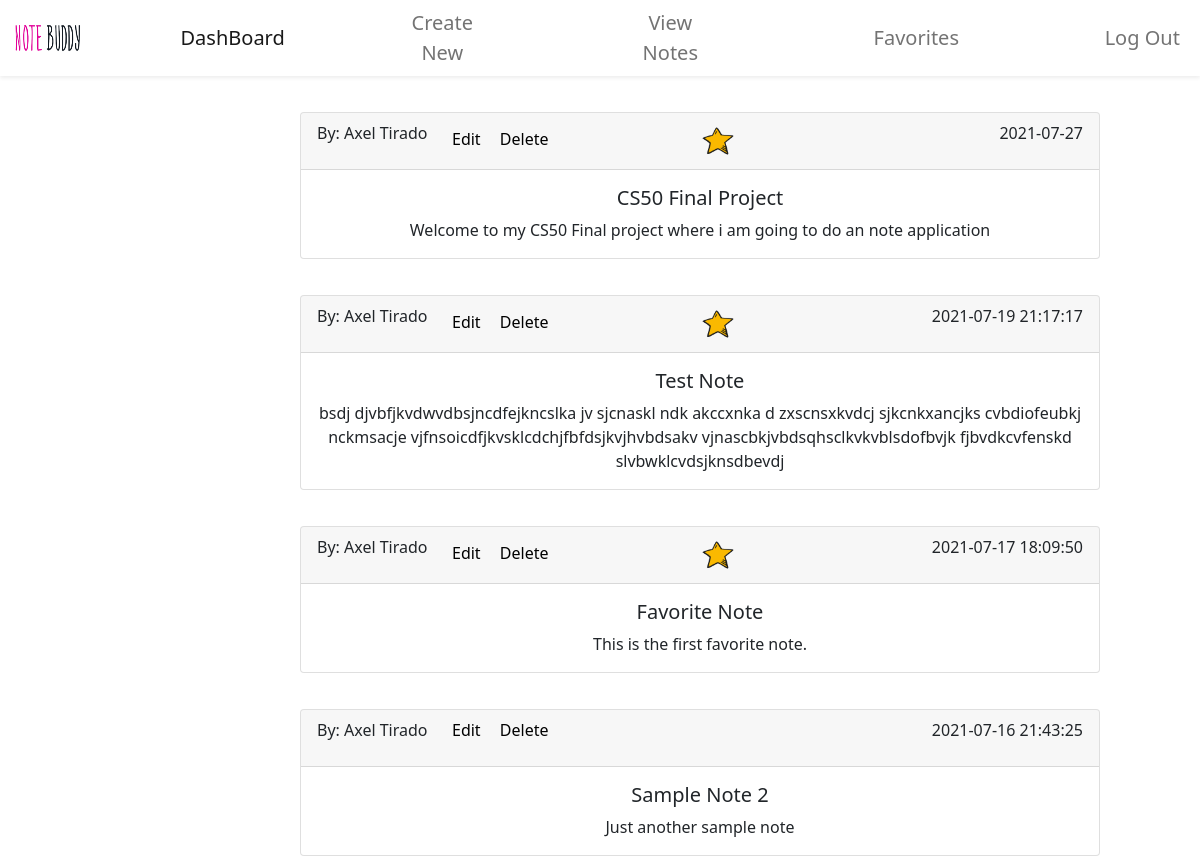
Screenshot of /view (signed in) with the database file from the repository.
### tables this page shows
CREATE TABLE notes(
id integer primary key autoincrement Not Null,
user_id int Not Null,
title char(64) Not Null,
context text Not Null,
favorites BIT NOT NULL, date datetime,
Foreign key(user_id) references user(id)
);

CREATE TABLE user (
id INTEGER PRIMARY KEY AUTOINCREMENT,
FirstName VARCHAR(64) NOT NULL,
LastName VARCHAR(64) NOT NULL,
username VARCHAR(64) NOT NULL,
password VARCHAR(64) NOT NULL
);

### main.py (the view)
@app.route('/view', methods = ['GET', 'POST'])
@login_required
def viewNote():
    note = db.execute('SELECT * FROM notes WHERE user_id = ? ORDER BY date DESC', session["id"])
    author_Fname = db.execute("SELECT FirstName FROM user WHERE id = ?", session['id'])
    author_Lname = db.execute("SELECT LastName FROM user WHERE id = ?", session['id'])
    return render_template("View.html", note=note, Fname=author_Fname[0]['FirstName'], Lname=author_Lname[0]['LastName'])

### main.py (called while the page is built)
def login_required(f):
    @wraps(f)
    def wrap(*args, **kwargs):
        if 'logged_in' in session:
            return f(*args, **kwargs)
        else:
            return redirect(url_for('login'))
    return wrap

### templates/View.html
{% extends 'layout.html' %}
{% block body %}
    {% if not note %}
        <h5 class="text-center mt-5"> No notes posted yet.</h5>
    {% else %}
        {% for i in note %}
        <form action = "{{ url_for('viewNote')}}" method="POST">
            <div class="card cardNote">
                <div class="card-header">
                    <p id ="author">By: {{ Fname }} {{ Lname }}</p>
                    <a href="{{ url_for('editPost', note_id = i.id) }}">Edit</a>
                    <a href="{{ url_for('delete_confirm', note_id = i.id)}}">Delete</a>
                    {% if i.favorites == 1 %}
                    <img src="{{url_for('static', filename='images/favoriteStar.png')}}">
                    {% endif %}
                    <p id="date"> {{ i.date }}</p>
                </div>
                <div class="card-body">
                    <h5 class="card-title text-center" name="title" value="{{ i.title }}">{{ i.title }}</h5>
                    <p class="card-text text-center">{{ i.context }}</p>
                </div>
            </div>
        </form>
        {% endfor %}
    {% endif %}
{% endblock %}

### templates/layout.html (shortened to what this page needs)
<!DOCTYPE html>
<html lang='en'>
    <head>
      <link href="https://cdn.jsdelivr.net/npm/bootstrap@5.0.2/dist/css/bootstrap.min.css" rel="stylesheet">
      <link rel="stylesheet" href="{{ url_for('static', filename='style.css')}}">
    </head>
    {% if session['id'] == None  %}
    <body class='bodyBack'>
    {% else %}
    <body>
    {% endif %}
      {% if session['logged_in'] == True %}
      <nav class="navbar sticky-top navbar-light navbar-expand-lg bg-body shadow-sm py-0">
        <div class="container-fluid">
          <img src="{{url_for('static', filename='images/PageTitle.png')}}" width="70px" height="30px">
        <div class="collapse navbar-collapse" id="navbarNav">
          <ul class="navbar-nav mx-auto" style="width: 50px;">
            <li class="nav-item">
              <a class="nav-link active" href="{{ url_for('index') }}">DashBoard</a>
            </li>
          </ul>
          <ul class="navbar-nav mx-auto" style="width: 50px;">
            <li class="nav-item">
              <a class="nav-link text-center" href="{{ url_for('new') }}">Create New</a>
            </li>
          </ul>
          <ul class="navbar-nav mx-auto" style="width: 50px;">
            <li class="nav-item">
              <a class="nav-link text-center" href="{{ url_for('viewNote') }}">View Notes</a>
            </li>
          </ul>
          <ul class="navbar-nav mx-auto" style="width: 50px;">
            <li class="nav-item">
              <a class="nav-link" href="{{ url_for('favorites') }}">Favorites</a>
            </li>
          </ul>
          <ul class="navbar-nav ms-auto">
            <li class="nav-item">
              <a class="nav-link" id="logout" href="{{ url_for('logout') }}">Log Out</a>
            </li>
          </ul>
        </div>
      </div>
    </nav>
    {% endif %}
        {%block body%}
        {%endblock%}
    </body>
</html>

### static/style.css (style rules this page uses)
a { text-decoration: none; color:black; }
#logout { text-align:right; }
nav a { font-size: 20px; }
.navbar { background-color:transparent; }
.card { margin-left: 25%; margin-top: 3%; }
#date { float:right; }
#author { float:left; width: 120px; }
.cardNote { width: 50rem; }
.cardNote a { margin-left: 15px; }
.cardNote img { width:40px; height:40px; margin-left:19%; }

### rows the page displays
notes: favorites 1 (drawn), date "2021-07-27", title "CS50 Final Project", context "Welcome to my CS50 Final project where i am going to do an note application"
user: FirstName "Axel", LastName "Tirado"
notes: favorites 1 (drawn), date "2021-07-19 21:17:17", title "Test Note", context "bsdj djvbfjkvdwvdbsjncdfejkncslka jv sjcnaskl ndk akccxnka d zxscnsxkvdcj sjkcnkxancjks cvbdiofeubkj nckmsacje vjfnsoicdfjkvsklcdchjfbfdsjkvjhvbdsakv vjnascbkjvbdsqhsclkvkvblsdofbvjk fjbvdkcvfenskd slvbwklcvdsjknsdbevdj"
notes: favorites 1 (drawn), date "2021-07-17 18:09:50", title "Favorite Note", context "This is the first favorite note."
notes: date "2021-07-16 21:43:25", title "Sample Note 2", context "Just another sample note"
